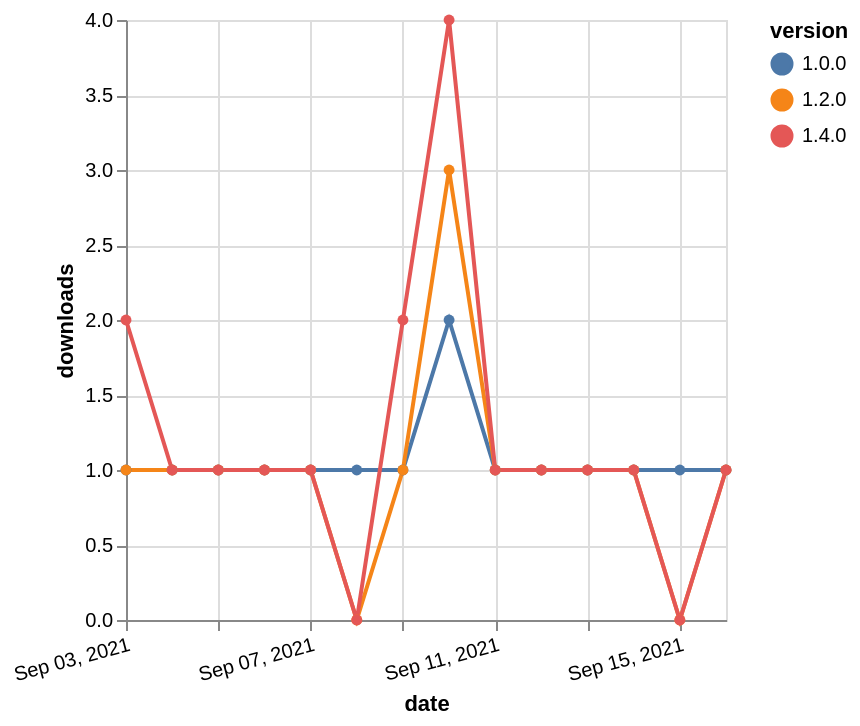

The Vega-Lite source for this figure:
### Vega-Lite specification from a JSON file in a GitHub repository (floating-point values rounded to 4 significant figures)
{"$schema": "https://vega.github.io/schema/vega-lite/v5.json", "description": "A simple bar chart with embedded data.", "data": {"values": [{"date": "2021-09-03", "total": 168, "delta": 1, "version": "1.0.0"}, {"date": "2021-09-04", "total": 169, "delta": 1, "version": "1.0.0"}, {"date": "2021-09-05", "total": 170, "delta": 1, "version": "1.0.0"}, {"date": "2021-09-06", "total": 171, "delta": 1, "version": "1.0.0"}, {"date": "2021-09-07", "total": 172, "delta": 1, "version": "1.0.0"}, {"date": "2021-09-08", "total": 173, "delta": 1, "version": "1.0.0"}, {"date": "2021-09-09", "total": 174, "delta": 1, "version": "1.0.0"}, {"date": "2021-09-10", "total": 176, "delta": 2, "version": "1.0.0"}, {"date": "2021-09-11", "total": 177, "delta": 1, "version": "1.0.0"}, {"date": "2021-09-12", "total": 178, "delta": 1, "version": "1.0.0"}, {"date": "2021-09-13", "total": 179, "delta": 1, "version": "1.0.0"}, {"date": "2021-09-14", "total": 180, "delta": 1, "version": "1.0.0"}, {"date": "2021-09-15", "total": 181, "delta": 1, "version": "1.0.0"}, {"date": "2021-09-16", "total": 182, "delta": 1, "version": "1.0.0"}, {"date": "2021-09-03", "total": 194, "delta": 1, "version": "1.2.0"}, {"date": "2021-09-04", "total": 195, "delta": 1, "version": "1.2.0"}, {"date": "2021-09-05", "total": 196, "delta": 1, "version": "1.2.0"}, {"date": "2021-09-06", "total": 197, "delta": 1, "version": "1.2.0"}, {"date": "2021-09-07", "total": 198, "delta": 1, "version": "1.2.0"}, {"date": "2021-09-08", "total": 198, "delta": 0, "version": "1.2.0"}, {"date": "2021-09-09", "total": 199, "delta": 1, "version": "1.2.0"}, {"date": "2021-09-10", "total": 202, "delta": 3, "version": "1.2.0"}, {"date": "2021-09-11", "total": 203, "delta": 1, "version": "1.2.0"}, {"date": "2021-09-12", "total": 204, "delta": 1, "version": "1.2.0"}, {"date": "2021-09-13", "total": 205, "delta": 1, "version": "1.2.0"}, {"date": "2021-09-14", "total": 206, "delta": 1, "version": "1.2.0"}, {"date": "2021-09-15", "total": 206, "delta": 0, "version": "1.2.0"}, {"date": "2021-09-16", "total": 207, "delta": 1, "version": "1.2.0"}, {"date": "2021-09-03", "total": 123, "delta": 2, "version": "1.4.0"}, {"date": "2021-09-04", "total": 124, "delta": 1, "version": "1.4.0"}, {"date": "2021-09-05", "total": 125, "delta": 1, "version": "1.4.0"}, {"date": "2021-09-06", "total": 126, "delta": 1, "version": "1.4.0"}, {"date": "2021-09-07", "total": 127, "delta": 1, "version": "1.4.0"}, {"date": "2021-09-08", "total": 127, "delta": 0, "version": "1.4.0"}, {"date": "2021-09-09", "total": 129, "delta": 2, "version": "1.4.0"}, {"date": "2021-09-10", "total": 133, "delta": 4, "version": "1.4.0"}, {"date": "2021-09-11", "total": 134, "delta": 1, "version": "1.4.0"}, {"date": "2021-09-12", "total": 135, "delta": 1, "version": "1.4.0"}, {"date": "2021-09-13", "total": 136, "delta": 1, "version": "1.4.0"}, {"date": "2021-09-14", "total": 137, "delta": 1, "version": "1.4.0"}, {"date": "2021-09-15", "total": 137, "delta": 0, "version": "1.4.0"}, {"date": "2021-09-16", "total": 138, "delta": 1, "version": "1.4.0"}]}, "width": "container", "mark": {"type": "line", "point": {"filled": true}}, "encoding": {"x": {"field": "date", "type": "temporal", "timeUnit": "yearmonthdate", "title": "date", "axis": {"labelAngle": -15}}, "y": {"field": "delta", "type": "quantitative", "title": "downloads"}, "color": {"field": "version", "type": "nominal"}, "tooltip": {"field": "delta"}}}
